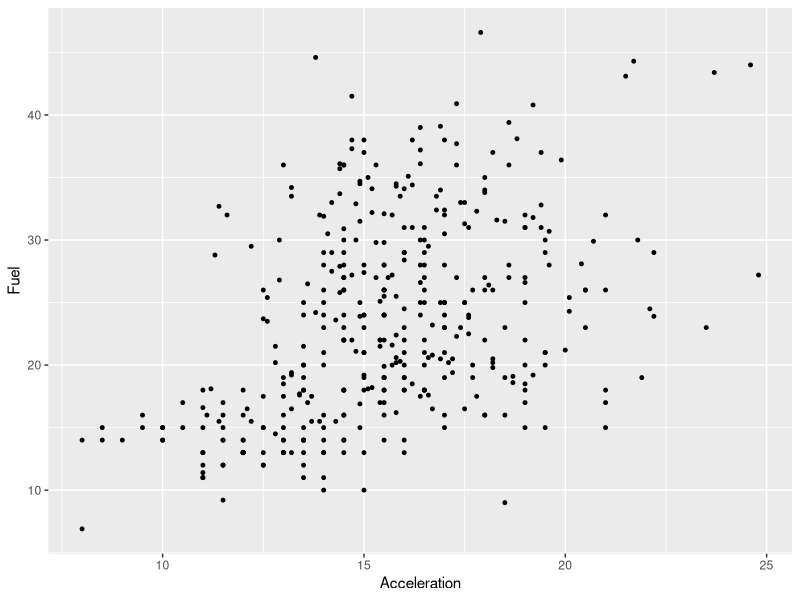
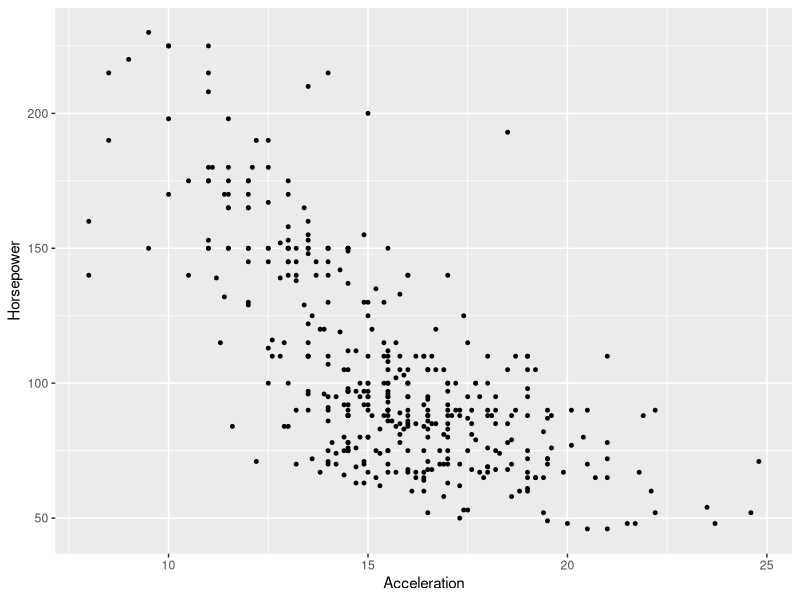
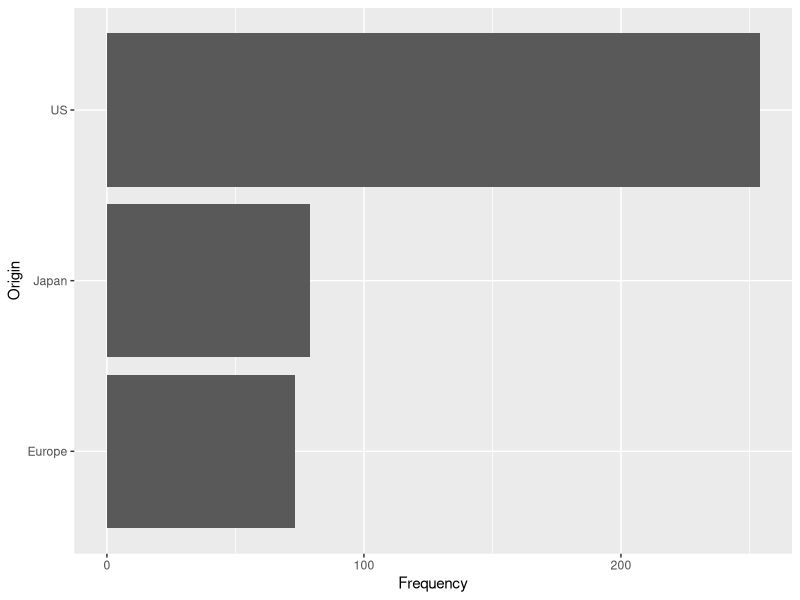
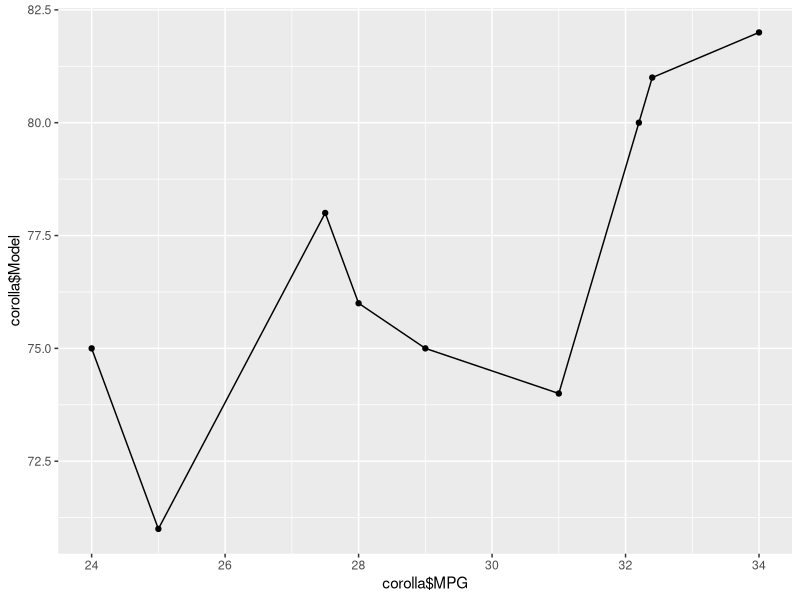
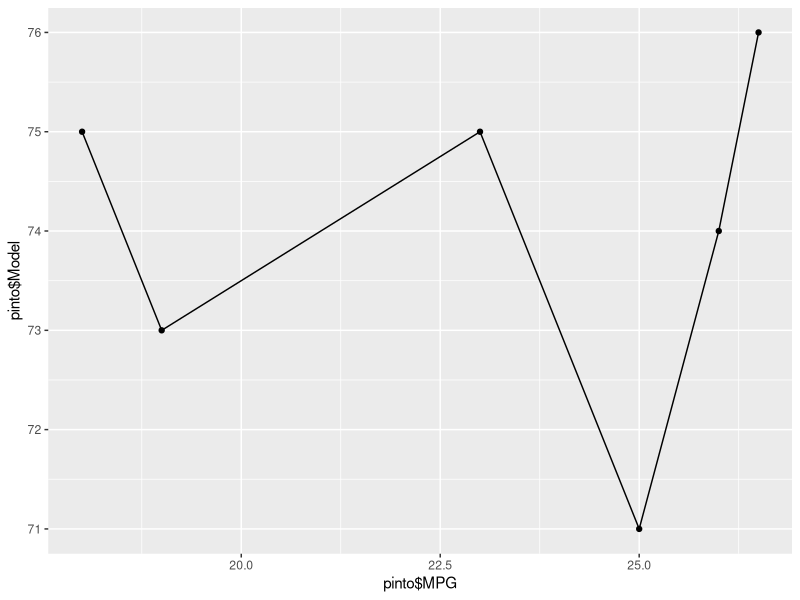
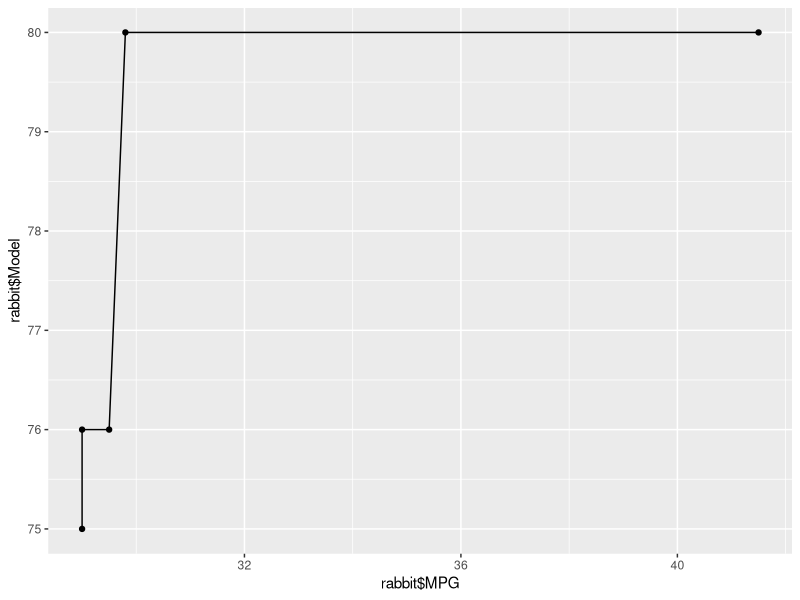
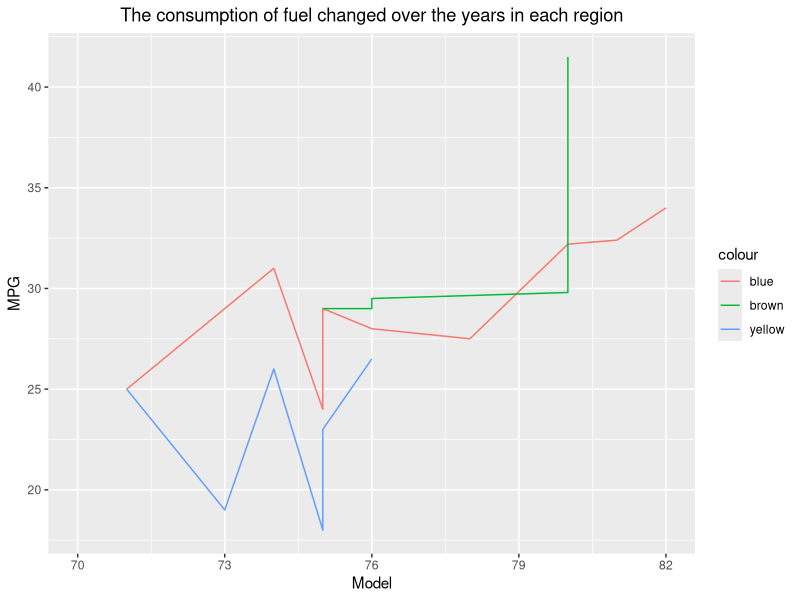

The R source for these figures, in order:
library(readr)
library(ggplot2)
library(dplyr)
cars <- read_csv("cars.csv")

#Quick summary of data set
summary(cars)

#View Dataset raw data
View(cars)


#Variables
Acceleration<-cars$Acceleration
Fuel <- cars$MPG
Horsepower<-cars$Horsepower

#Plots using ggplot
ggplot(data=cars, aes(x=Acceleration, y=Fuel)) + geom_point(size=1)
ggplot(data=cars, aes(x=Acceleration, y=Horsepower)) + geom_point(size=1)

originCount <- table(cars$Origin, dnn = "Origin")
#barplot(originCount, main = "Origin")
originDataFrame <- data.frame(originCount)
colnames(originDataFrame) <- c("Origin", "Frequency")
p <- ggplot(data=originDataFrame, aes(x=Frequency, y=Origin)) + 
  geom_bar(stat="identity")
p

# line chart


corolla <- filter(cars, Car == "Toyota Corolla")

corolla

pinto <- filter(cars, Car == "Ford Pinto" )

pinto 

rabbit <- filter(cars, Car =="Volkswagen Rabbit")

rabbit



ggplot(corolla, aes(x=corolla$MPG, y=corolla$Model, group=1)) +
  geom_line()+
  geom_point()

ggplot(pinto, aes(x=pinto$MPG, y=pinto$Model, group=1)) +
  geom_line()+
  geom_point()

ggplot(rabbit, aes(x=rabbit$MPG, y=rabbit$Model, group=1)) +
  geom_line()+
  geom_point()

p = ggplot() + 
  geom_line(data = corolla, aes(x = Model, y = MPG, group=1, color = "blue")) + 
  geom_line(data = pinto, aes(x = Model, y = MPG, group=1, color= "yellow")) +
  geom_line(data = rabbit, aes(x = Model, y = MPG, group=1, color = "brown")) +
  ggtitle("The consumption of fuel changed over the years in each region")+
  theme(plot.title = element_text(hjust = 0.5)) +
  xlab('Model') +
  ylab('MPG') + 
 
  scale_x_continuous(breaks = seq(70, 82, by=3), limits=c(70,82))

print(p)
